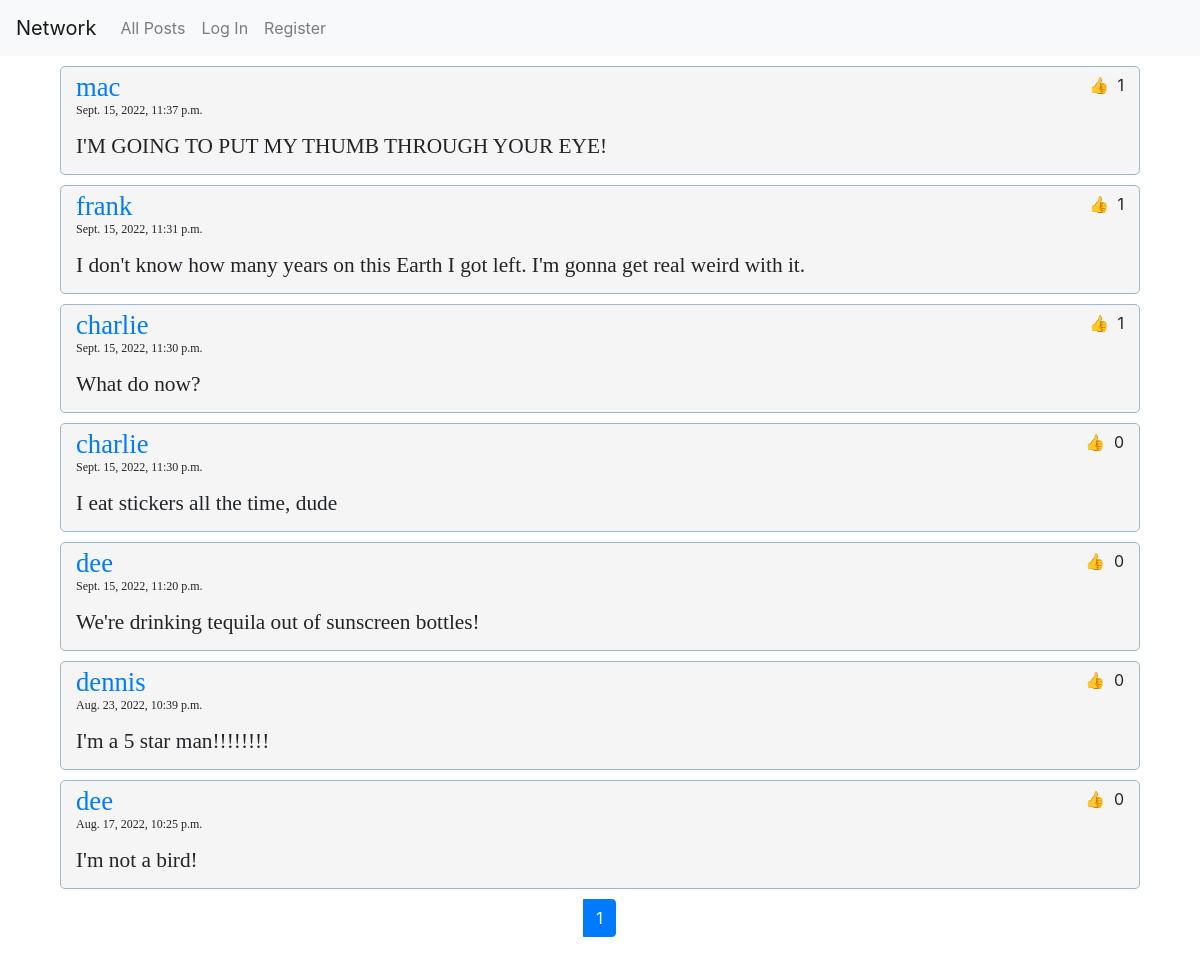
The app's page /, older data.
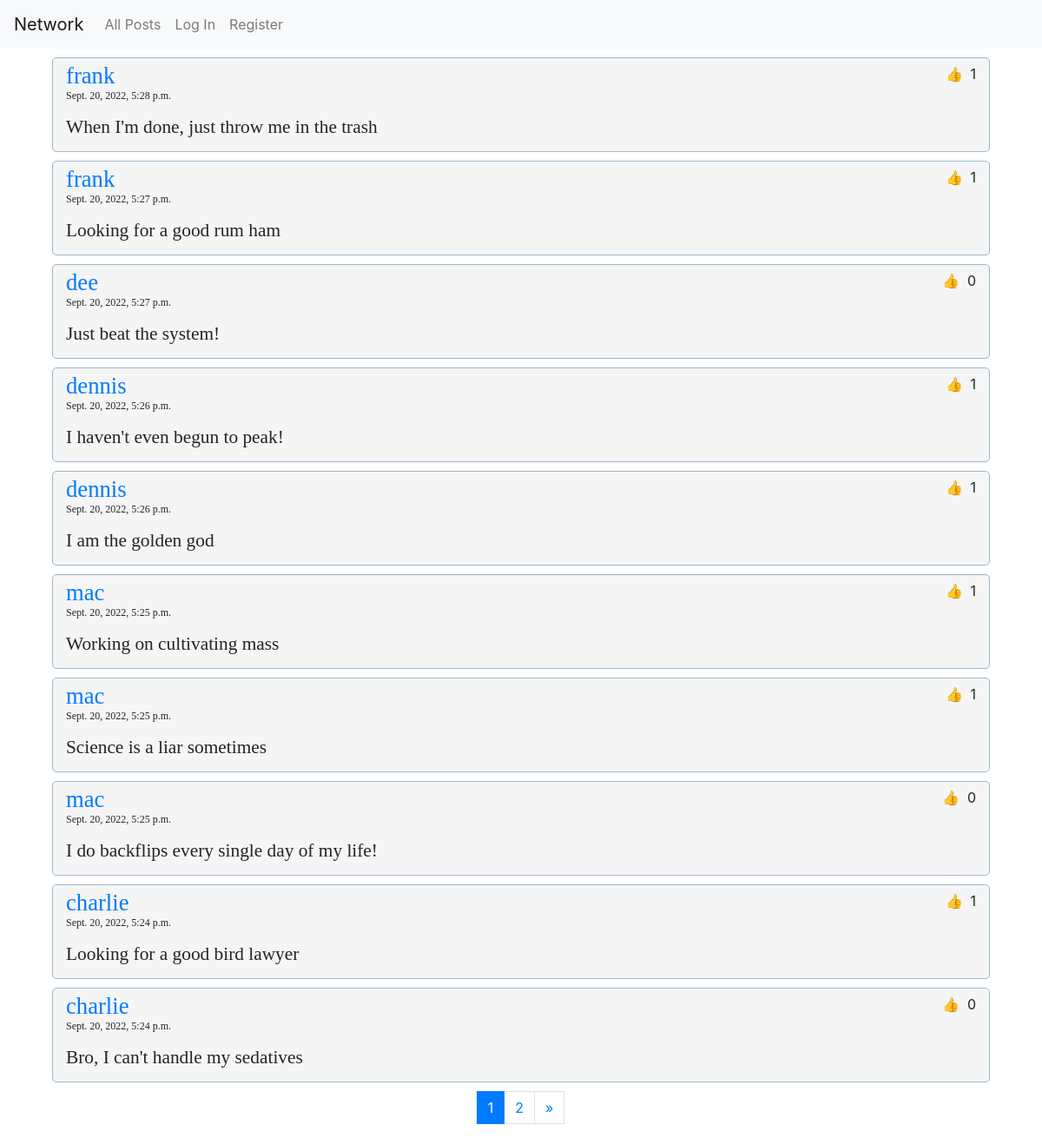
The same page, newer data.
### network/models.py (models this page shows, shortened)
class Posting(models.Model):
    author = models.ForeignKey(User, on_delete=models.CASCADE, related_name='posted_by')
    liked = models.ManyToManyField(User, null=True, blank=True, related_name='likes')
    timestamp = models.DateTimeField(auto_now_add=True)
    body = models.TextField(blank=True)

class User(AbstractUser):
    following = models.ManyToManyField('self', blank=True, related_name="followers", symmetrical=False)

### network/views.py (the view)
# urls.py: path("", views.index, name="index"),
def index(request):
    if request.path == '/following':
        user = User.objects.get(username=request.user)
        postings = Posting.objects.filter(author__in=user.following.all()).order_by('-timestamp').annotate(Count('liked'))
    else:
        postings = Posting.objects.all().order_by('-timestamp').annotate(Count('liked'))
    paginator = Paginator(postings, 10)
    page_obj = paginator.get_page(request.GET.get('page', 1))
    return render(request, "network/index.html", {"postings": postings, "num_pages": range(1, paginator.num_pages + 1), "page_obj": page_obj})

### network/templates/network/index.html (shortened to what this page needs)
{% extends "network/layout.html" %}
{% load static %}
{% block body %}
    {% for posting in page_obj%}
        <div class="post">
            <div class="post-author-likes">
                <div class="author">
                <a  href= "{% url 'profile' posting.author.username %}">{{posting.author.username}}</a>
                </div>
                <div class="likes">
                    <button class="like-button">&#128077</button>
                    <span>{{posting.liked__count}}</span>
                </div>
            </div class="post-timestamp-content">
                <p class="timestamp">{{posting.timestamp}}</p>
                <p class="post-content">{{posting.body}}</p>
        </div>
    {% endfor %}
    <ul class="pagination">
        {% for page in num_pages %}
            {% if page == page_obj.number %}
                <li class="active page-item"><a class="page-link" href="?page={{page}}">{{page}}</a></li>
            {% else %}
                <li class="page-item"><a class="page-link" href="?page={{page}}">{{page}}</a></li>
            {% endif %}
        {% endfor %}
        {% if page_obj.has_next %}
            <a class="page-link" href="?page={{page_obj.next_page_number}}" aria-label="Next">
                <span aria-hidden="true">&raquo;</span>
            </a>
        {% endif %}
    </ul>
{% endblock %}

Row changes from the older to the newer data that the page shows:
no longer on this page (row unchanged): Posting: author.username "mac", liked__count "1", timestamp "Sept. 15, 2022, 11:37 p.m.", body "I'M GOING TO PUT MY THUMB THROUGH YOUR EYE!"
no longer on this page (row unchanged): Posting: author.username "frank", liked__count "1", timestamp "Sept. 15, 2022, 11:31 p.m.", body "I don't know how many years on this Earth I got left. I'm gonna get real weird with it."
no longer on this page (row unchanged): Posting: author.username "charlie", liked__count "1", timestamp "Sept. 15, 2022, 11:30 p.m.", body "What do now?"
no longer on this page (row unchanged): Posting: author.username "charlie", liked__count "0", timestamp "Sept. 15, 2022, 11:30 p.m.", body "I eat stickers all the time, dude"
no longer on this page (row unchanged): Posting: author.username "dee", liked__count "0", timestamp "Sept. 15, 2022, 11:20 p.m.", body "We're drinking tequila out of sunscreen bottles!"
no longer on this page (row unchanged): Posting: author.username "dennis", liked__count "0", timestamp "Aug. 23, 2022, 10:39 p.m.", body "I'm a 5 star man!!!!!!!!"
no longer on this page (row unchanged): Posting: author.username "dee", liked__count "0", timestamp "Aug. 17, 2022, 10:25 p.m.", body "I'm not a bird!"
added Posting: author.username "frank", liked__count "1", timestamp "Sept. 20, 2022, 5:28 p.m.", body "When I'm done, just throw me in the trash"
added Posting: author.username "frank", liked__count "1", timestamp "Sept. 20, 2022, 5:27 p.m.", body "Looking for a good rum ham"
added Posting: author.username "dee", liked__count "0", timestamp "Sept. 20, 2022, 5:27 p.m.", body "Just beat the system!"
added Posting: author.username "dennis", liked__count "1", timestamp "Sept. 20, 2022, 5:26 p.m.", body "I haven't even begun to peak!"
added Posting: author.username "dennis", liked__count "1", timestamp "Sept. 20, 2022, 5:26 p.m.", body "I am the golden god"
added Posting: author.username "mac", liked__count "1", timestamp "Sept. 20, 2022, 5:25 p.m.", body "Working on cultivating mass"
added Posting: author.username "mac", liked__count "1", timestamp "Sept. 20, 2022, 5:25 p.m.", body "Science is a liar sometimes"
added Posting: author.username "mac", liked__count "0", timestamp "Sept. 20, 2022, 5:25 p.m.", body "I do backflips every single day of my life!"
added Posting: author.username "charlie", liked__count "1", timestamp "Sept. 20, 2022, 5:24 p.m.", body "Looking for a good bird lawyer"
added Posting: author.username "charlie", liked__count "0", timestamp "Sept. 20, 2022, 5:24 p.m.", body "Bro, I can't handle my sedatives"
Text that changed along with them:
new list line: "2"
